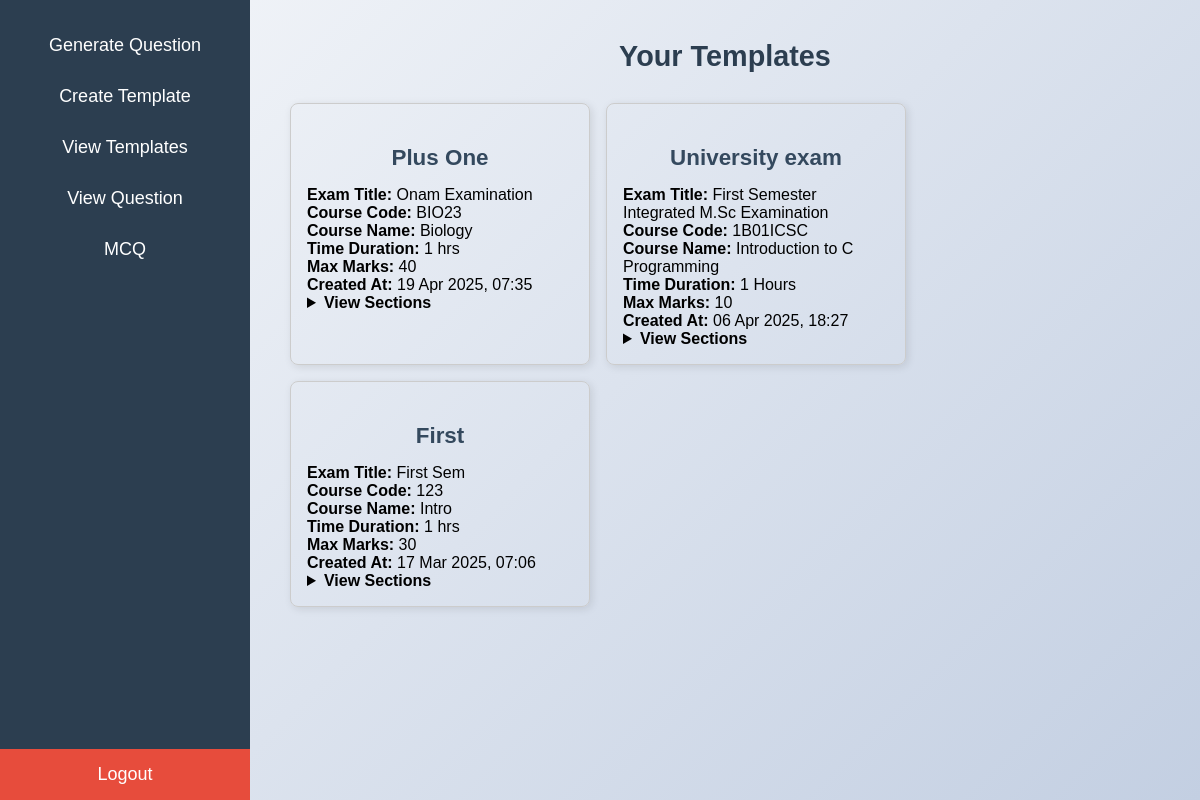
Before: /templates/ (signed in) with the older database file.
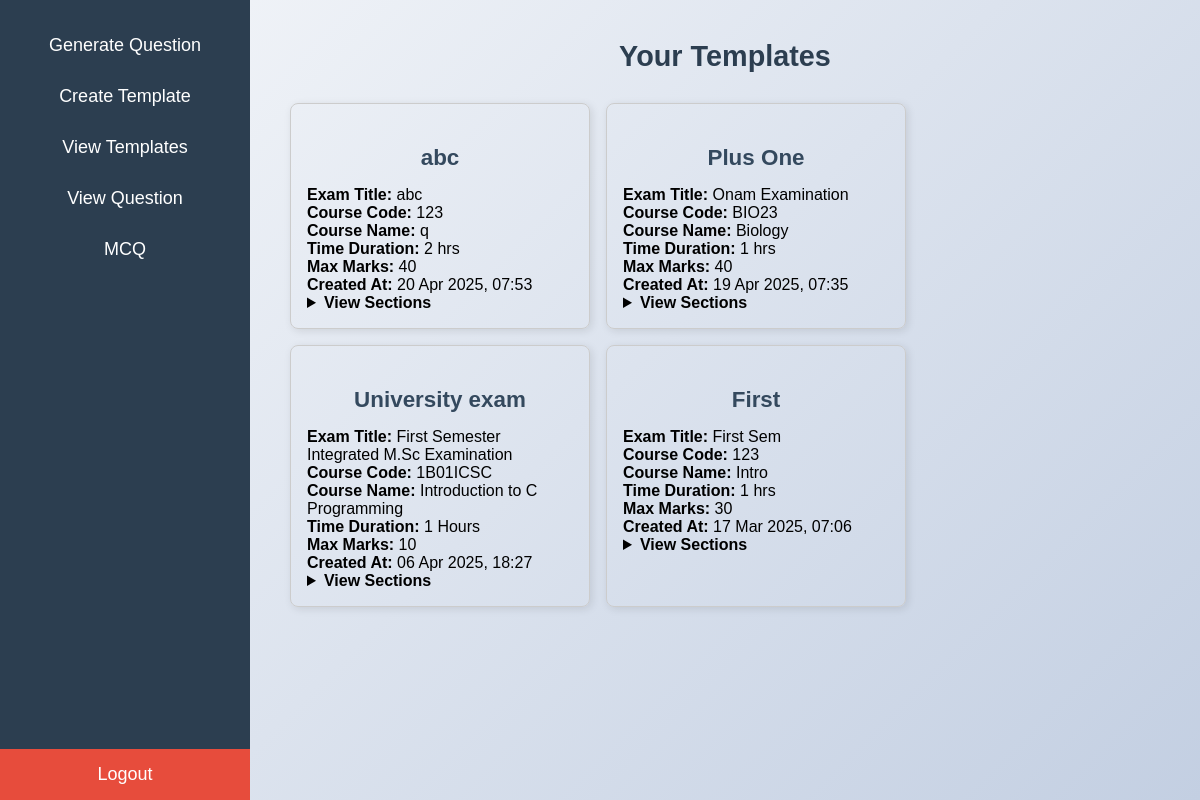
After: the same page with the newer database file.
### generator/models.py (models this page shows, shortened)
class Template(models.Model):
    user = models.ForeignKey(User, on_delete=models.CASCADE)
    template_name = models.CharField(max_length=255)
    exam_title = models.CharField(max_length=255)  # Exam Title
    course_code = models.CharField(max_length=50)  # Course Code
    course_name = models.CharField(max_length=255)  # Course Name
    time_duration = models.CharField(max_length=50)  # Example: "3 Hours"
    max_marks = models.IntegerField()  # Example: 40 Marks
    sections = models.JSONField()  # Store section details like {"A": {"questions": 6, "marks": 1}}
    created_at = models.DateTimeField(auto_now_add=True)

### generator/views.py (the view)
# urls.py: path('templates/', template_view, name='template_view'),
@login_required
def template_view(request):
    templates = Template.objects.filter(user=request.user).order_by("-created_at")
    return  render(request, 'template.html', {'templates':templates})

### templates/template.html (shortened to what this page needs)
{% extends 'base.html' %}
{% load static %}
{% block content %}
<h2>Your Templates</h2>
{% if templates %}
    <div style="display: flex; flex-wrap: wrap; gap: 16px;">
        {% for template in templates %}
            <div style="width: 300px; border: 1px solid #ccc; border-radius: 8px; padding: 16px; box-shadow: 2px 2px 8px rgba(0,0,0,0.1);">
                <h3>{{ template.template_name }}</h3>
                <p><strong>Exam Title:</strong> {{ template.exam_title }}</p>
                <p><strong>Course Code:</strong> {{ template.course_code }}</p>
                <p><strong>Course Name:</strong> {{ template.course_name }}</p>
                <p><strong>Time Duration:</strong> {{ template.time_duration }}</p>
                <p><strong>Max Marks:</strong> {{ template.max_marks }}</p>
                <p><strong>Created At:</strong> {{ template.created_at|date:"d M Y, H:i" }}</p>
                {% if template.sections %}
                    <details>
                        <summary><strong>View Sections</strong></summary>
                    </details>
                {% else %}
                    <p>No sections available.</p>
                {% endif %}
            </div>
        {% endfor %}
    </div>
{% else %}
    <p>No templates available. Please create one!</p>
{% endif %}
{% endblock %}

Changed rows visible on the page:
added Template: template_name "abc", exam_title "abc", course_code "123", course_name "q", time_duration "2 hrs", max_marks "40", created_at "20 Apr 2025, 07:53"
